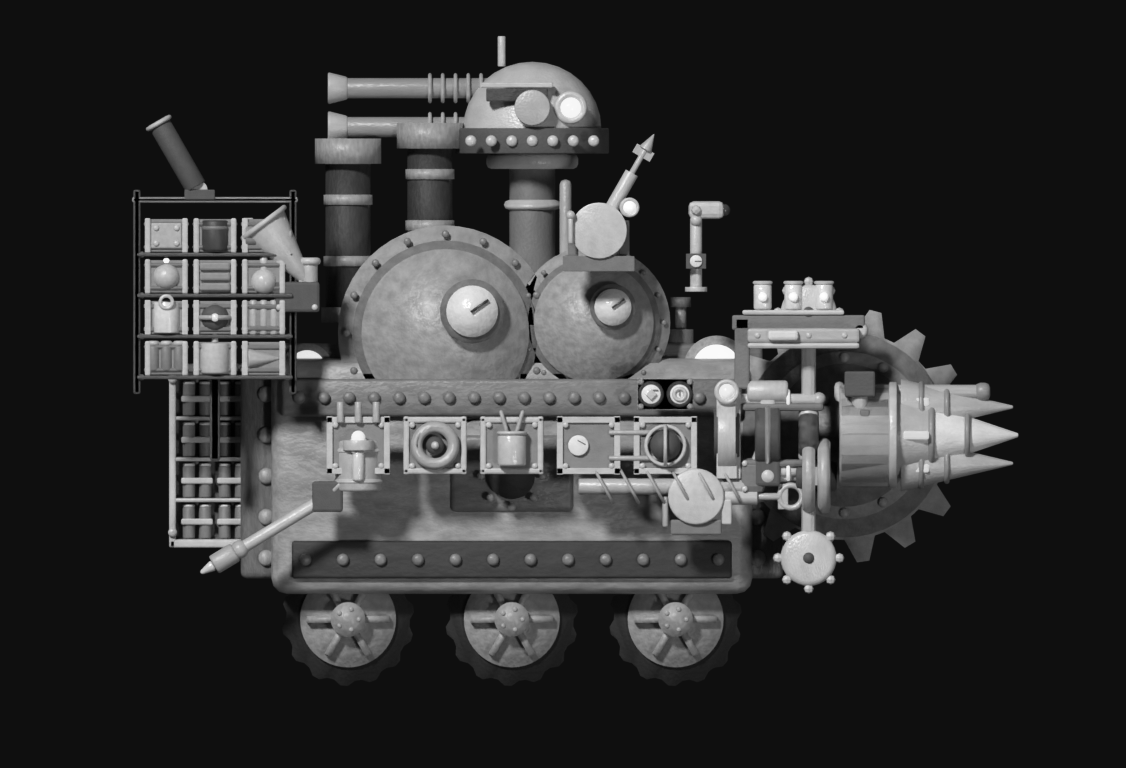
#> input picture docs/art/tech-gear/rig.deployed-gray.png, 1126 x 768 px, given in place of rig.folded.alpha.png, which was not available; the run also reads 1 picture not shown here
$ python sheet_tech_gear.py
#> lines starting #> are read from the running program, lines starting #| are printed output that depends on the picture; pictures that were not available may be replaced by others from this repository, and a replacement may not be noted
"""
The review sheets cut from render_tech_gear.py's renders and the effect clips drawn from the
power-up fx rule (#166): each render flattened on the review background, the loaded rig in
grayscale and at a 1080p screen's 90 px/m (the default 12 m zoom, #39), the folded silhouette
measured against the bare rig (G&V: within 110%), one GIF per extractor from its unfold frames,
and one GIF per effect from the frames `docs/art/tech-gear/dumpFxFrames.ts` printed. Needs Pillow:

    npx vite-node docs/art/tech-gear/dumpFxFrames.ts > docs/art/tech-gear/fx-frames.json
    python3 docs/art/tech-gear/sheet_tech_gear.py
"""

import glob
import json
import math
import os

from PIL import Image, ImageDraw, ImageOps

HERE = os.path.dirname(os.path.abspath(__file__))
BACKGROUND = (18, 14, 13)
RIG_PX_PER_M = 512
INGAME_PX_PER_M = 90
GIF_WIDTH = 320
GIF_COLOURS = 128
FX_CANVAS = (360, 240)
FX_FRAME_MS = 70
HULL = (10, 10)
# A silhouette pixel: the render's alpha above this.
OPAQUE = 32


def main():
    flatten_renders()
    write_rig_sheets()
    report_silhouette()
    write_unfold_clips()
    write_fx_clips()


# --- renders ---------------------------------------------------------------------------------------


def flatten_renders():
    for raw in sorted(glob.glob(os.path.join(HERE, '*.raw.png'))):
        name = os.path.basename(raw)[:-len('.raw.png')]
        image = Image.open(raw).convert('RGBA')
        flatten(image).save(output_path(name + '.png'))
        if name.startswith('rig.'):
            image.save(output_path(name + '.alpha.png'))
        os.remove(raw)


def write_rig_sheets():
    for look in ('folded', 'deployed'):
        image = Image.open(output_path('rig.%s.alpha.png' % look)).convert('RGBA')
        ImageOps.grayscale(flatten(image)).save(output_path('rig.%s-gray.png' % look))
#> in flatten, `background = Image.new('RGBA', image.size, BACKGROUND + (255,))`:
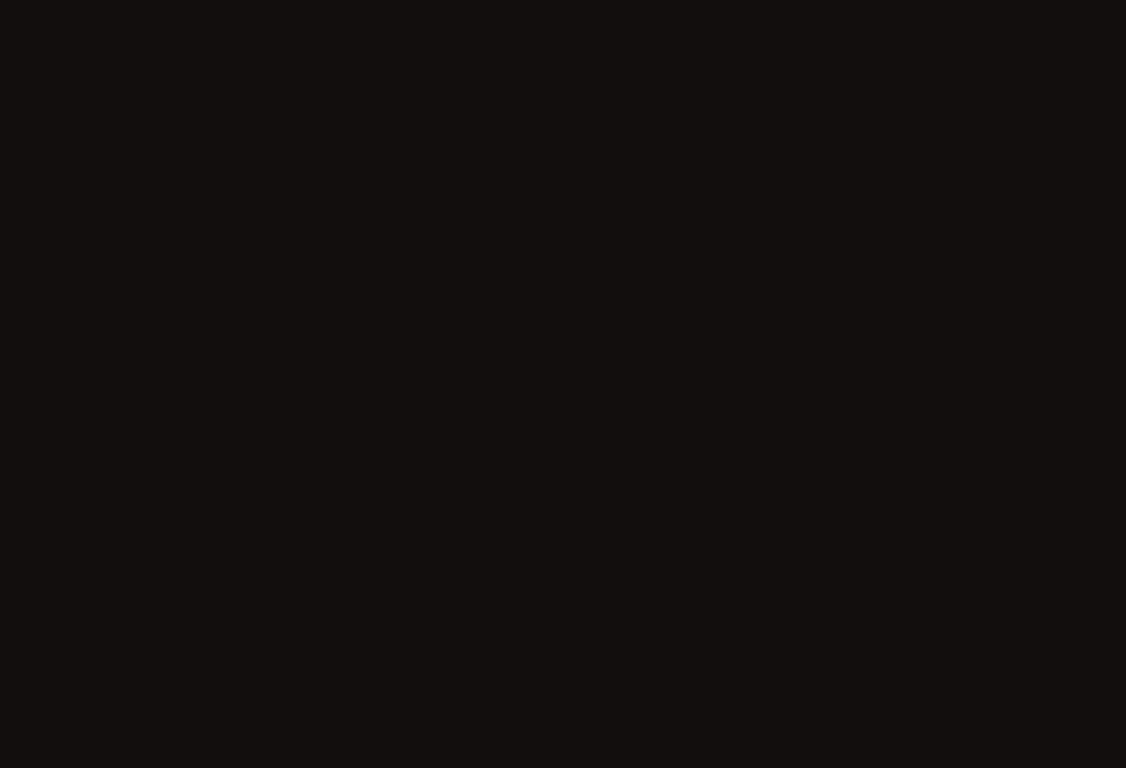
#> background: PIL image 1126x768 RGBA; mean R, G, B, A 18, 14, 13, 255
        scale = INGAME_PX_PER_M / RIG_PX_PER_M
        small = image.resize((round(image.width * scale), round(image.height * scale)), Image.LANCZOS)
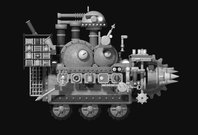
#> small: PIL image 198x135 RGBA; mean R, G, B, A 50.1, 50.1, 50.1, 255
        flatten(small).save(output_path('rig.%s.ingame.png' % look))
        ImageOps.grayscale(flatten(small)).save(output_path('rig.%s.ingame-gray.png' % look))
#> pass 2 of the loop in write_rig_sheets, `for look in ('folded', 'deployed'):`:
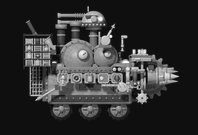
#> input picture docs/art/tech-gear/rig.deployed.ingame-gray.png, 198 x 135 px, given in place of rig.deployed.alpha.png, which was not available
#> image: PIL image 198x135 RGBA
#> in write_rig_sheets, `small = image.resize((round(image.width * scale), round(image.height *..`:
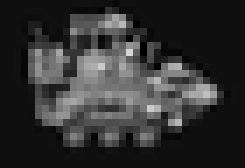
#> small: PIL image 35x24 RGBA (shown 7 times larger); mean R, G, B, A 50.2, 50.2, 50.2, 255
#> in flatten (call 5), `background = Image.new('RGBA', image.size, BACKGROUND + (255,))`:
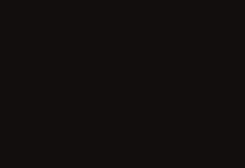
#> background: PIL image 35x24 RGBA (shown 7 times larger); mean R, G, B, A 18, 14, 13, 255


def report_silhouette():
    """Opaque pixels over the bare rig: the five folded extractors alone (the G&V 110% rule), then the whole loadout."""
    looks = ('bare', 'extractors', 'folded', 'deployed')
    areas = {look: silhouette_area(output_path('rig.%s.alpha.png' % look)) for look in looks}
    report = {look: area for look, area in areas.items()}
    report['extractorsOverBare'] = round(areas['extractors'] / areas['bare'], 4)
    report['foldedOverBare'] = round(areas['folded'] / areas['bare'], 4)
    report['deployedOverBare'] = round(areas['deployed'] / areas['bare'], 4)
    with open(output_path('silhouette.json'), 'w', encoding='utf8') as file:
        file.write(json.dumps(report, indent=2) + '\n')
    for look in looks:
        os.remove(output_path('rig.%s.alpha.png' % look))
    print('silhouette', report)


def silhouette_area(path):
#> called with path = 'docs/art/tech-gear/rig.bare.alpha.png'
    alpha = Image.open(path).convert('RGBA').getchannel('A')
#> alpha: PIL image 198x135 L; every value is 255
#> (the run stopped early here; a loop or call above may not have finished)
